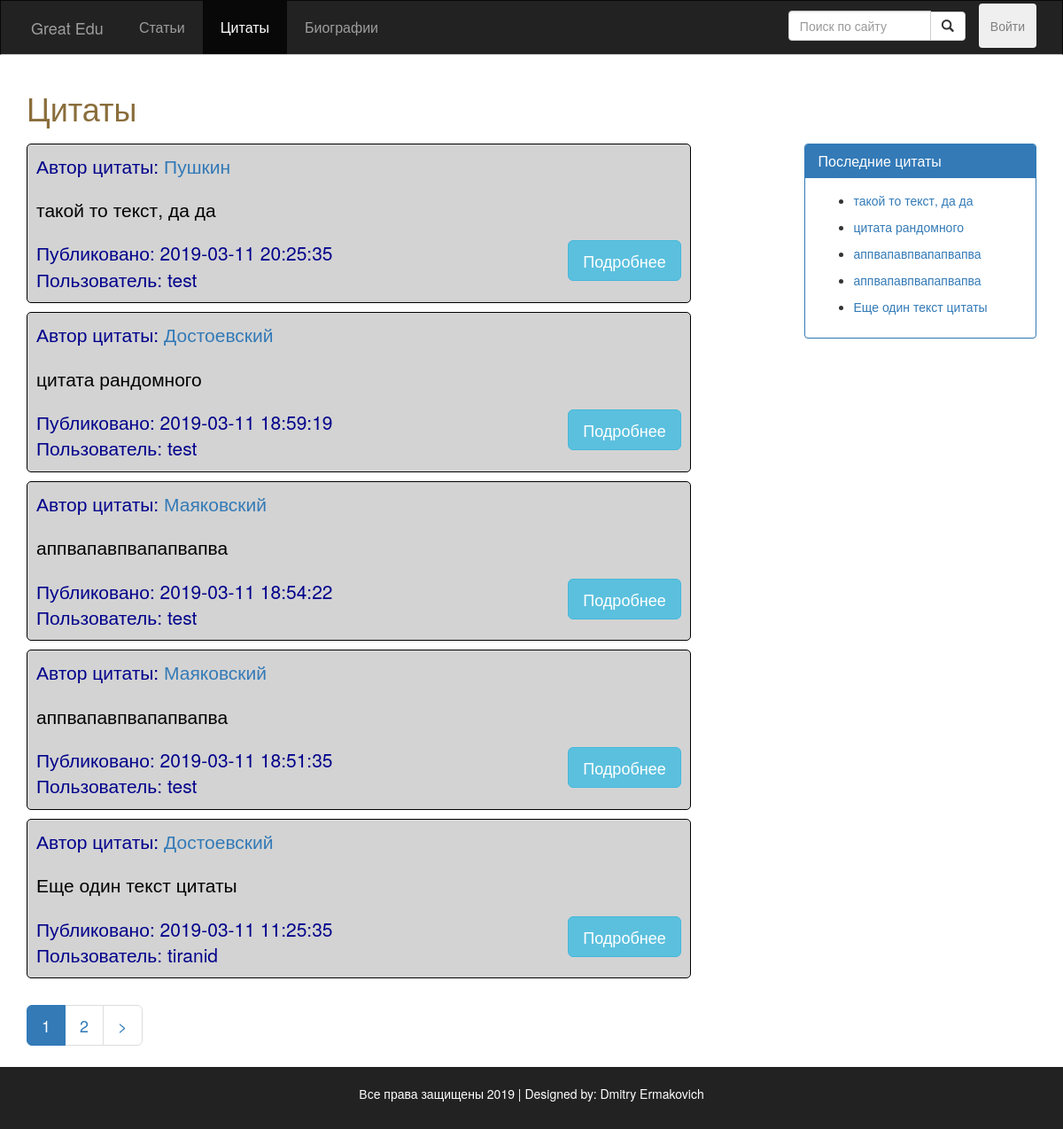
Page /src/public_routes/Quotes.php on the earlier database version.
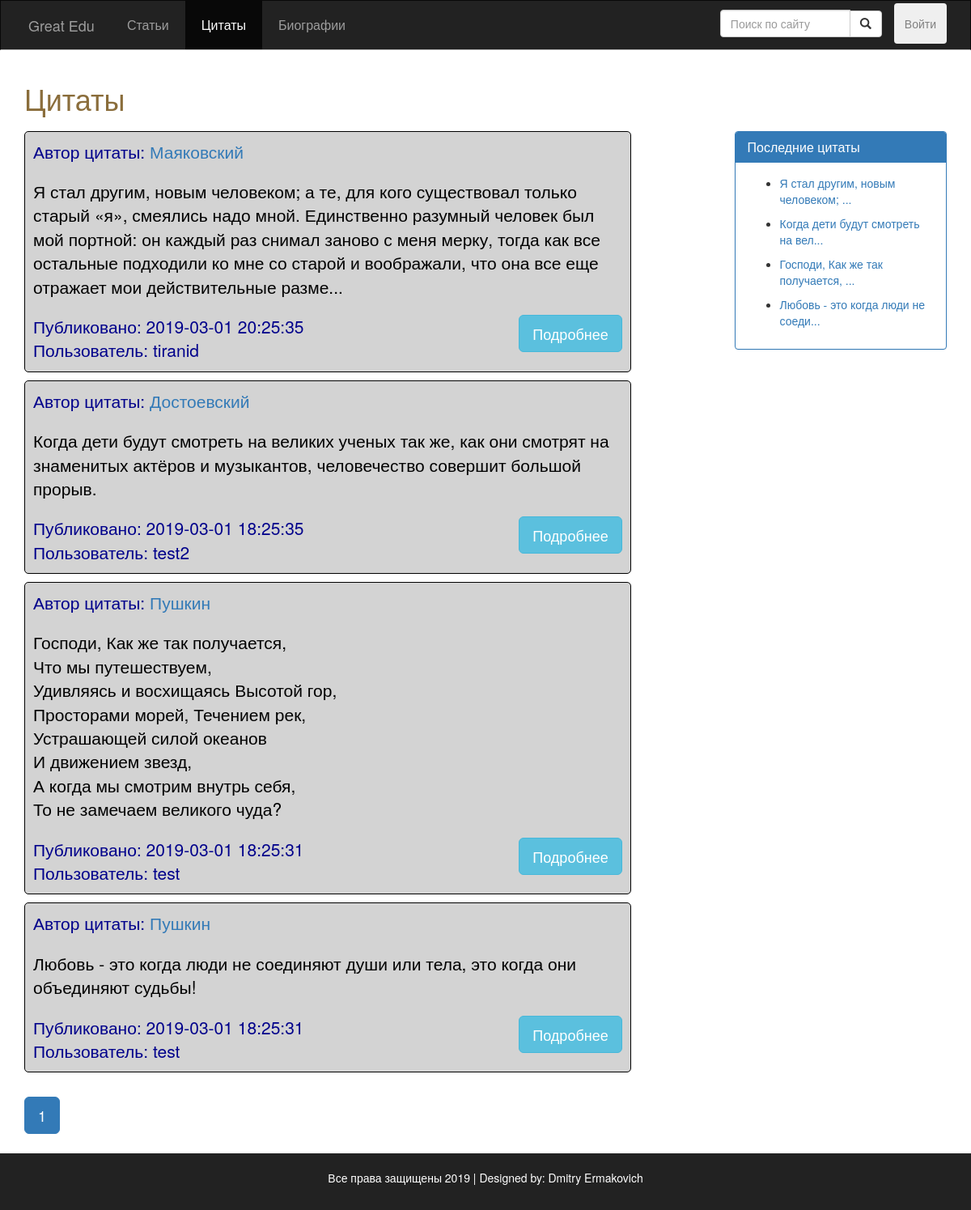
Same page on the later database version.
### src/Include/dbFunctions.php (called while the page is built, shortened)
<?php
require_once 'DatabaseLoad.php';
function doSQLQuery($query)
{
  global $con2;
  try {
    $exec = mysqli_query($con2, $query) or die(mysqli_error($con2));
    if ($exec) {
      return $exec;
    }
  } catch (Exception $e) {
    echo $e->getMessage();
  }
  return false;
}
function execQueryToArray($query)
{
  global $con2;
  $exec = doSQLQuery($query) or die(mysqli_error($con2));
  if ($exec) {
    $arr = [];
    if (mysqli_num_rows($exec) > 0) {
      while ($post = mysqli_fetch_assoc($exec)) {
        array_push($arr, $post);
      }
    }
    return $arr;
  }
  return null;
}
function getUserById($id)
{
  $query = "SELECT * FROM Пользователи WHERE id = $id";
  $resultArray = execQueryToArray($query);
  $author = $resultArray[0];
  return $author;
}

### src/utils/quotes_c.php (the view, shortened to what this page needs)
<?php
function getQuoteAuthor($id) {
  $query = "SELECT * FROM Авторы WHERE id = $id";
  $exec = doSQLQuery($query);
  if ($post = mysqli_fetch_assoc($exec)) {
    return $post;
  }
  return null;
}
function fillQuotes() {
  global $con2;
  $query = "";
  if (isset($_GET['search'])) {
    if (empty($_GET['search'])) {
      Redirect_To('Blog.php');
    } else {
    }
  } else {
    $query = "SELECT * FROM Цитаты ORDER BY дата_публикации DESC LIMIT 0,5	";
  }
  $exec = doSQLQuery($query) or die(mysqli_error($con2));
  if ($exec) {
    if (mysqli_num_rows($exec) > 0) {
      while ($post = mysqli_fetch_assoc($exec)) {
        $post_id = $post['id'];
        $post_date = $post['дата_публикации'];
        $quote_auth_id = $post['автор'] ;
        $authorObj = getQuoteAuthor($quote_auth_id);
        $post_quote_author = $authorObj['фамилия'];
        $author_id = $post['автор_публикации'];
        $author_obj = getUserById($author_id);
        $post_author = $author_obj['никнейм'];
        $text = $post['текст'];
        $post_content = $text;
        if (mb_strlen($text) > 300) {
          $post_content = mb_substr($text, 0, 300, "utf-8") . '...';
        }
        ?>
        <div class="post" style="border: black solid 1px; border-radius: 5px; background-color: lightgrey;" >
        <div style="display: flex; justify-content: space-between;">
          <div class="post-info">
            <p class="lead" style="color: darkblue;">
              Автор цитаты:
              <a href="/Bio.php?id=<?php echo $author_id?>">
                <?php echo htmlentities($post_quote_author); ?>
              </a>
            </p>
          </div>
        </div>
          <div class="post-content" style="color: black;">
            <p class="lead"><?php echo nl2br($post_content); ?></p>
          </div>
          <div style="display: flex; justify-content: space-between;">
            <div class="post-info">
              <p class="lead" style="color: darkblue; margin-bottom: 1px;">
                Публиковано: <?php echo htmlentities($post_date); ?> <br> Пользователь: <?php echo htmlentities($post_author);
                ?>
              </p>
            </div>
            <a href="Quote.php?id=<?php echo $post_id; ?>">
              <button style="width: 128px;" class="btn btn-info btn-lg" id="read_more_btn">Подробнее</button>
            </a>
          </div>
        </div>
  <?php
  }
  } else {
    echo "<span class='lead'>Нет никаких цитат<span>";
    }
  } else {
    echo "<span class='lead'>Ошибка сервера<span>";
  }
}
function fillPagesQuotes() {
  if (!isset($_GET['page'])) {
    $page = 1;
  }
  else {
    $page = $_GET['page'];
  }
    ?>
    <?php
  $sql = "SELECT COUNT(*) FROM Цитаты";
  $exec = doSQLQuery($sql);
  $rowCount = mysqli_fetch_array($exec);
  $totalRow = array_shift($rowCount);
  $postPerPage = ceil($totalRow / 5);
  for ($count = 1; $count <= $postPerPage; $count++){
    if ($page == $count) {
      ?>
      <li class="active"><a href="Quotes.php?page=<?php echo $count ?>"><?php echo $count ?></a></li>
      <?php
    }else {
      ?>
      <li><a href="Quotes.php?page=<?php echo $count ?>"><?php echo $count ?></a></li>
      <?php
    }
  }
  if($page < $postPerPage) {
    ?>
    <li><a href="Quotes.php?page=<?php echo $page + 1; ?>">></a></li>
    <?php
  }
}
function fillQuotesReferences()
{
  $sql = "SELECT * FROM Цитаты ORDER BY дата_публикации DESC LIMIT 5 ";
  $exec = doSQLQuery($sql);
  while ($recentPost = mysqli_fetch_assoc($exec)) {
    $postID = $recentPost['id'];
    $text = $recentPost['текст'];
    if (mb_strlen($text) > 32) {
      $text = mb_substr($text, 0, 32, "utf-8") . '...';
    }
    ?>
    <nav>
      <ul>
        <li><a href="Quote.php?id=<?php echo $postID; ?>">
            <?php echo $text ?>
          </a></li>
      </ul>
    </nav>
  <?php
  }
}
?>

Differences in the rows shown:
removed цитаты: автор.фамилия "Пушкин", текст "такой то текст, да да", дата_публикации "2019-03-11 20:25:35", автор_публикации.никнейм "test"
removed цитаты: автор.фамилия "Достоевский", текст "цитата рандомного", дата_публикации "2019-03-11 18:59:19", автор_публикации.никнейм "test"
removed цитаты: автор.фамилия "Маяковский", текст "аппвапавпвапапвапва", дата_публикации "2019-03-11 18:54:22", автор_публикации.никнейм "test"
removed цитаты: автор.фамилия "Маяковский", текст "аппвапавпвапапвапва", дата_публикации "2019-03-11 18:51:35", автор_публикации.никнейм "test"
removed цитаты: автор.фамилия "Достоевский", текст "Еще один текст цитаты", дата_публикации "2019-03-11 11:25:35", автор_публикации.никнейм "tiranid"
now on this page (row unchanged): цитаты: автор.фамилия "Маяковский", текст "Я стал другим, новым человеком; а те, для кого существовал только старый «я», смеялись надо мной. Единственно разумный человек был мой портной: он каждый раз снимал заново с меня мерку, тогда как все остальные подходили ко мне со старой и воображали, что она все еще отражает мои действительные разме...", дата_публикации "2019-03-01 20:25:35", автор_публикации.никнейм "tiranid", текст "Я стал другим, новым человеком; ..."
now on this page (row unchanged): цитаты: автор.фамилия "Достоевский", текст "Когда дети будут смотреть на великих ученых так же, как они смотрят на знаменитых актёров и музыкантов, человечество совершит большой прорыв.", дата_публикации "2019-03-01 18:25:35", автор_публикации.никнейм "test2", текст "Когда дети будут смотреть на вел..."
now on this page (row unchanged): цитаты: автор.фамилия "Пушкин", текст "Господи, Как же так получается, Что мы путешествуем, Удивляясь и восхищаясь Высотой гор, Просторами морей, Течением рек, Устрашающей силой океанов И движением звезд, А когда мы смотрим внутрь себя, То не замечаем великого чуда?", дата_публикации "2019-03-01 18:25:31", автор_публикации.никнейм "test", текст "Господи, Как же так получается, ..."
now on this page (row unchanged): цитаты: автор.фамилия "Пушкин", текст "Любовь - это когда люди не соединяют души или тела, это когда они объединяют судьбы!", дата_публикации "2019-03-01 18:25:31", автор_публикации.никнейм "test", текст "Любовь - это когда люди не соеди..."
Other differences:
list line gone: "2"
